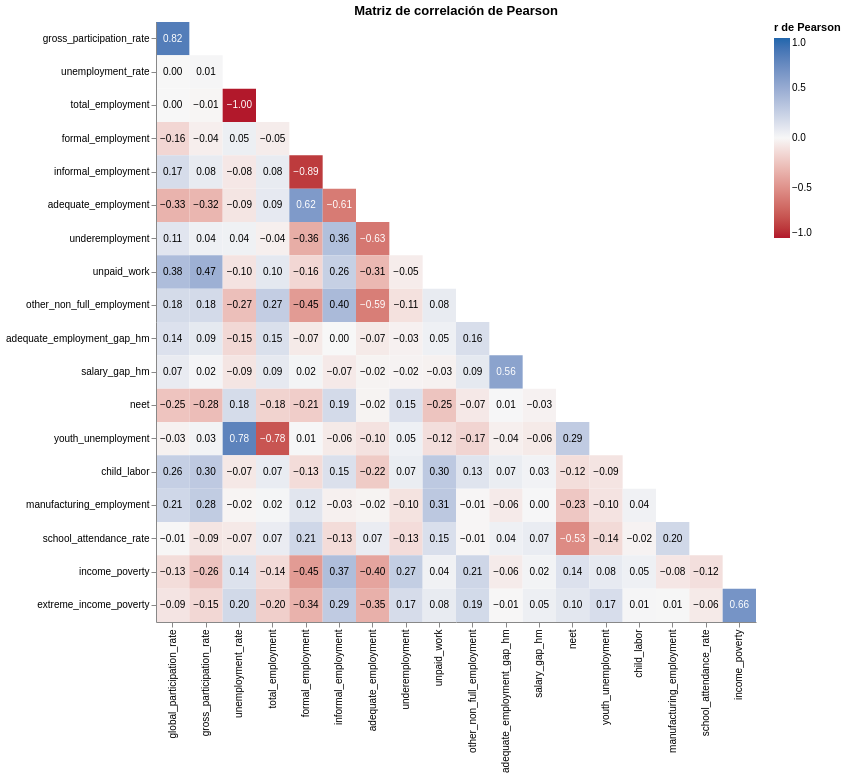

The notebook cell saved with this chart:
### Code cell
corr = df[num_cols].corr(method='pearson')

corr_long = (
    corr.reset_index()
    .melt(id_vars='index', var_name='variable_2', value_name='correlacion')
    .rename(columns={'index': 'variable_1'})
)

orden_vars = corr.columns.tolist()
idx_map = {var: i for i, var in enumerate(orden_vars)}

corr_long['i'] = corr_long['variable_1'].map(idx_map)
corr_long['j'] = corr_long['variable_2'].map(idx_map)

# solo triángulo inferior
corr_long_inf = corr_long[corr_long['i'] < corr_long['j']]

base = alt.Chart(corr_long_inf).encode(
    x=alt.X('variable_1:N', sort=orden_vars, title=None),
    y=alt.Y('variable_2:N', sort=orden_vars, title=None),
    tooltip=[
        alt.Tooltip('variable_1:N', title='Variable 1'),
        alt.Tooltip('variable_2:N', title='Variable 2'),
        alt.Tooltip('correlacion:Q', format='.3f', title='Correlación')
    ]
)

heatmap = base.mark_rect().encode(
    color=alt.Color(
        'correlacion:Q',
        scale=alt.Scale(
            domain=[-1, 0, 1],
            range=['#b2182b', '#f7f7f7', '#2166ac']
        ),
        title='r de Pearson'
    )
)

text = base.mark_text(fontSize=10).encode(
    text=alt.Text('correlacion:Q', format='.2f'),
    color=alt.condition(
        'abs(datum.correlacion) >= 0.5',
        alt.value('white'),
        alt.value('black')
    )
)

chart = (heatmap + text).properties(
    width=600,
    height=600,
    title='Matriz de correlación de Pearson'
).configure_view(
    strokeWidth=0
)

chart

### Figure 1 — Vega specification as saved in the notebook (floating-point values rounded to 4 significant figures; data arrays with more than 128 entries replaced by an {"elided": "..."} marker saying what was removed)
{"$schema": "https://vega.github.io/schema/vega/v6.json", "data": [{"name": "source_0", "values": {"elided": "171 records"}}, {"name": "data_0", "values": {"elided": "171 records"}}, {"name": "source_0_x_domain_variable_1", "values": [{"sort_field": 0.0, "variable_1": "global_participation_rate"}, {"sort_field": 1.0, "variable_1": "gross_participation_rate"}, {"sort_field": 2.0, "variable_1": "unemployment_rate"}, {"sort_field": 3.0, "variable_1": "total_employment"}, {"sort_field": 4.0, "variable_1": "formal_employment"}, {"sort_field": 5.0, "variable_1": "informal_employment"}, {"sort_field": 6.0, "variable_1": "adequate_employment"}, {"sort_field": 7.0, "variable_1": "underemployment"}, {"sort_field": 8.0, "variable_1": "unpaid_work"}, {"sort_field": 9.0, "variable_1": "other_non_full_employment"}, {"sort_field": 10.0, "variable_1": "adequate_employment_gap_hm"}, {"sort_field": 11.0, "variable_1": "salary_gap_hm"}, {"sort_field": 12.0, "variable_1": "neet"}, {"sort_field": 13.0, "variable_1": "youth_unemployment"}, {"sort_field": 14.0, "variable_1": "child_labor"}, {"sort_field": 15.0, "variable_1": "manufacturing_employment"}, {"sort_field": 16.0, "variable_1": "school_attendance_rate"}, {"sort_field": 17.0, "variable_1": "income_poverty"}]}, {"name": "source_0_y_domain_variable_2", "values": [{"sort_field": 1.0, "variable_2": "gross_participation_rate"}, {"sort_field": 2.0, "variable_2": "unemployment_rate"}, {"sort_field": 3.0, "variable_2": "total_employment"}, {"sort_field": 4.0, "variable_2": "formal_employment"}, {"sort_field": 5.0, "variable_2": "informal_employment"}, {"sort_field": 6.0, "variable_2": "adequate_employment"}, {"sort_field": 7.0, "variable_2": "underemployment"}, {"sort_field": 8.0, "variable_2": "unpaid_work"}, {"sort_field": 9.0, "variable_2": "other_non_full_employment"}, {"sort_field": 10.0, "variable_2": "adequate_employment_gap_hm"}, {"sort_field": 11.0, "variable_2": "salary_gap_hm"}, {"sort_field": 12.0, "variable_2": "neet"}, {"sort_field": 13.0, "variable_2": "youth_unemployment"}, {"sort_field": 14.0, "variable_2": "child_labor"}, {"sort_field": 15.0, "variable_2": "manufacturing_employment"}, {"sort_field": 16.0, "variable_2": "school_attendance_rate"}, {"sort_field": 17.0, "variable_2": "income_poverty"}, {"sort_field": 18.0, "variable_2": "extreme_income_poverty"}]}], "marks": [{"type": "rect", "name": "layer_0_marks", "from": {"data": "data_0"}, "encode": {"update": {"y": {"field": "variable_2", "scale": "y"}, "tooltip": {"signal": "{\"Variable 1\": isValid(datum[\"variable_1\"]) ? isArray(datum[\"variable_1\"]) ? join(datum[\"variable_1\"], '\\n') : datum[\"variable_1\"] : \"\"+datum[\"variable_1\"], \"Variable 2\": isValid(datum[\"variable_2\"]) ? isArray(datum[\"variable_2\"]) ? join(datum[\"variable_2\"], '\\n') : datum[\"variable_2\"] : \"\"+datum[\"variable_2\"], \"Correlación\": format(datum[\"correlacion\"], \".3f\")}"}, "width": {"signal": "max(0.25, bandwidth('x'))"}, "fill": {"field": "correlacion", "scale": "color"}, "height": {"signal": "max(0.25, bandwidth('y'))"}, "x": {"field": "variable_1", "scale": "x"}}}, "style": ["rect"]}, {"type": "text", "name": "layer_1_marks", "from": {"data": "source_0"}, "encode": {"update": {"fill": [{"value": "white", "test": "abs(datum.correlacion) >= 0.5"}, {"value": "black"}], "align": {"value": "center"}, "x": {"field": "variable_1", "scale": "x", "band": 0.5}, "text": {"signal": "format(datum[\"correlacion\"], \".2f\")"}, "tooltip": {"signal": "{\"Variable 1\": isValid(datum[\"variable_1\"]) ? isArray(datum[\"variable_1\"]) ? join(datum[\"variable_1\"], '\\n') : datum[\"variable_1\"] : \"\"+datum[\"variable_1\"], \"Variable 2\": isValid(datum[\"variable_2\"]) ? isArray(datum[\"variable_2\"]) ? join(datum[\"variable_2\"], '\\n') : datum[\"variable_2\"] : \"\"+datum[\"variable_2\"], \"Correlación\": format(datum[\"correlacion\"], \".3f\")}"}, "fontSize": {"value": 10}, "y": {"field": "variable_2", "scale": "y", "band": 0.5}, "baseline": {"value": "middle"}}}, "style": ["text"]}], "scales": [{"name": "x", "type": "band", "domain": {"data": "source_0_x_domain_variable_1", "field": "variable_1", "sort": {"op": "max", "field": "sort_field"}}, "range": [0, {"signal": "width"}], "paddingInner": 0, "paddingOuter": 0}, {"name": "y", "type": "band", "domain": {"data": "source_0_y_domain_variable_2", "field": "variable_2", "sort": {"op": "max", "field": "sort_field"}}, "range": [0, {"signal": "height"}], "paddingInner": 0, "paddingOuter": 0}, {"name": "color", "type": "linear", "domain": [-1, 0, 1], "range": ["#b2182b", "#f7f7f7", "#2166ac"], "zero": true, "interpolate": "hcl"}], "axes": [{"scale": "x", "labelBaseline": "middle", "orient": "bottom", "labelAlign": "right", "labelAngle": 270, "zindex": 1, "grid": false}, {"scale": "y", "zindex": 1, "grid": false, "orient": "left"}], "title": {"text": "Matriz de correlación de Pearson", "frame": "group"}, "legends": [{"title": "r de Pearson", "fill": "color", "gradientLength": {"signal": "clamp(height, 64, 200)"}}], "style": "cell", "width": 600, "height": 600, "config": {"style": {"cell": {"strokeWidth": 0}}}, "background": "white", "padding": 5}
